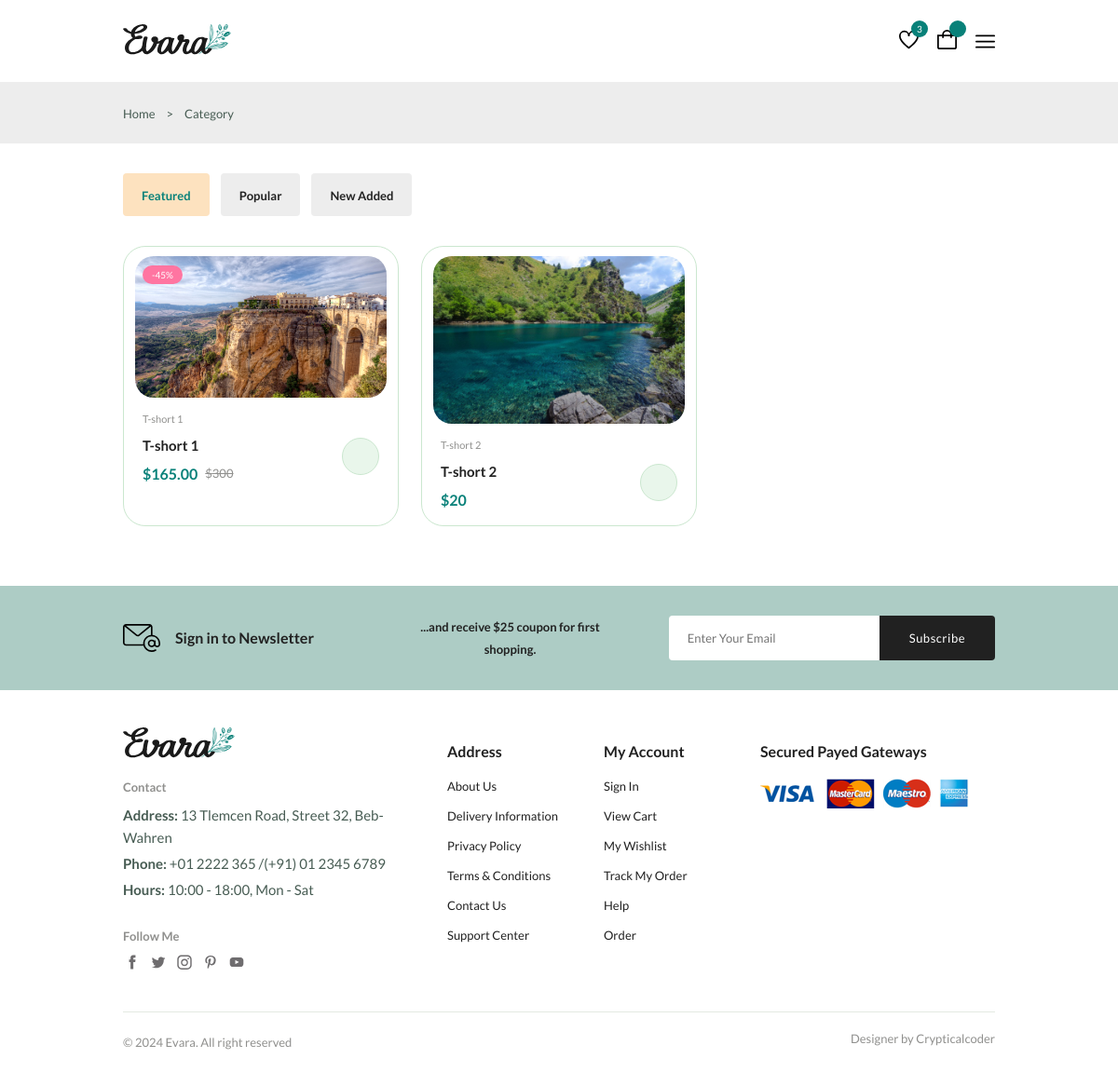
/category_products/1, run on the app's committed database.
### shop/models/models.py (models this page shows, shortened)
class Product(models.Model):
    name = models.CharField(max_length=100)
    price = models.IntegerField()
    discount = models.IntegerField()
    discount_price = models.DecimalField(max_digits=10, decimal_places=2, null=True, blank=True)
    description = models.TextField()
    count = models.IntegerField()
    img = models.ImageField(upload_to='shop/img', null=True, blank=True)
    category = models.ForeignKey(Category, on_delete=models.CASCADE)
    published = models.BooleanField(default=False)
    created = models.DateTimeField(auto_now_add=True)

### shop/views/shop.py (the view)
# urls.py: path('category_products/<int:pk>', get_category_products, name='category_products'),
def get_category_products(request, pk):
    products = Product.objects.filter(category_id=pk)
    context = {
        "products" : products,
        "name" : "Category"
    }
    return render(request, 'shop/category_product.html', context)

### shop/templates/shop/category_product.html
{% extends 'base.html' %}
{% block main %}
      {% include 'components/breadcrumb.html' %}
      {% include 'components/category_products.html' %}
      {% include 'components/newlatters.html' %}
{% endblock main %}

### templates/components/category_products.html (shortened to what this page needs)
<section class="products container section">
        <div class="tab__btns">
          <span class="tab__btn active-tab" data-target="#featured"
            >Featured</span
          >
          <span class="tab__btn" data-target="#popular">Popular</span>
          <span class="tab__btn" data-target="#new-added">New Added</span>
        </div>
        <div class="tab__items">
          <div class="tab__item active-tab" content id="featured">
            <div class="products__container grid">
	            {% for product in products %}
	            <div class="product__item">
	                <div class="product__banner">
	                  <a href="details.html" class="product__images">
	                  </a>
	                    {% if product.discount %}
		                <div class="product__badge light-pink">-{{ product.discount }}%</div>
		                {% endif %}
	                </div>
	                <div class="product__content">
	                  <span class="product__category">{{ product.name }}</span>
	                  <a href="details.html">
	                    <h3 class="product__title">{{ product.description }}</h3>
	                  </a>
	                  <div class="product__price flex">
		                  {% if product.discount > 0 %}
		                  <span class="new__price">${{product.discount_price}}</span>
		                  <span class="old__price">${{ product.price }}</span>
		                  {% else %}
		                  <span class="new__price">${{ product.price }}</span>
		                  {% endif %}
	                  </div>
	                  <a
	                    href="#"
	                    class="action__btn cart__btn"
	                    aria-label="Add To Cart"
	                  >
	                  </a>
	                </div>
                </div>
	            {% endfor %}
            </div>
          </div>
        </div>
      </section>

### data on the page
Product: discount "45", name "T-short 1", description "T-short 1", discount_price "165.00", price "300"
Product: name "T-short 2", description "T-short 2", price "20"

### other printed values
{{ name }} "Category"
